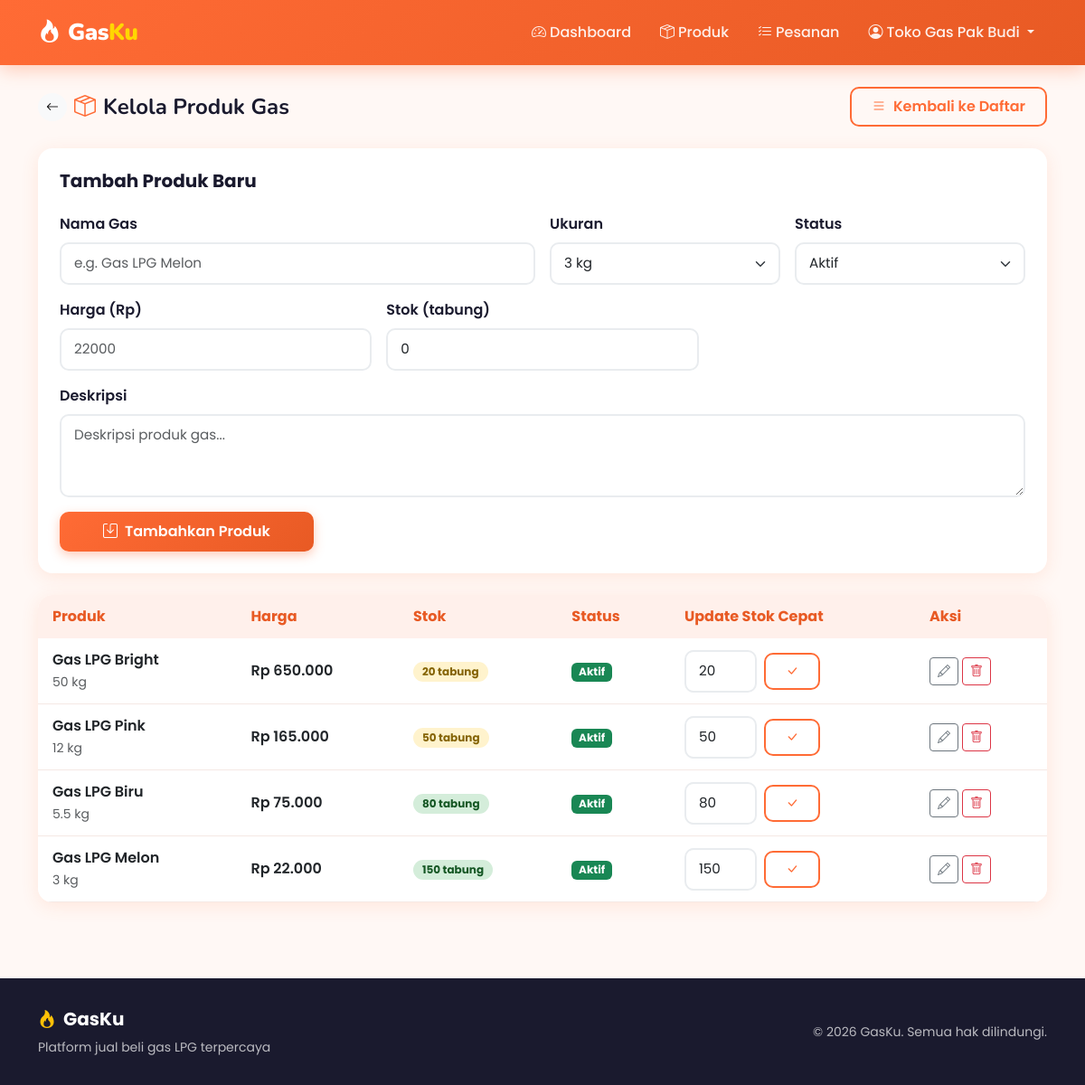
Page /seller/produk.php?action=tambah (signed in) on the committed database.
### tables this page shows
CREATE TABLE produk (
    id INT AUTO_INCREMENT PRIMARY KEY,
    nama_gas VARCHAR(100) NOT NULL,
    ukuran VARCHAR(50) NOT NULL,        
    harga DECIMAL(10,2) NOT NULL,
    stok INT NOT NULL DEFAULT 0,
    deskripsi TEXT,
    gambar VARCHAR(255),
    seller_id INT NOT NULL,
    status ENUM('aktif', 'nonaktif') DEFAULT 'aktif',
    created_at TIMESTAMP DEFAULT CURRENT_TIMESTAMP,
    updated_at TIMESTAMP DEFAULT CURRENT_TIMESTAMP ON UPDATE CURRENT_TIMESTAMP,
    FOREIGN KEY (seller_id) REFERENCES users(id) ON DELETE CASCADE
);

### config/database.php (called while the page is built, shortened)
<?php
function formatRupiah($angka) {
    return 'Rp ' . number_format($angka, 0, ',', '.');
}
?>

### seller/produk.php (the view, shortened to what this page needs)
<?php
require_once '../config/database.php';
$sellerId = $_SESSION['user_id'];
$db = getDB();
$action = $_GET['action'] ?? 'list';
$produkEdit = null;
$produkList = $db->query("SELECT * FROM produk WHERE seller_id=$sellerId ORDER BY status DESC, id DESC")->fetch_all(MYSQLI_ASSOC);
include '../includes/header.php';
?>
<div class="container py-4">
    <div class="d-flex flex-wrap justify-content-between align-items-center gap-3 mb-4">
        <div class="d-flex align-items-center gap-2">
            <a href="dashboard.php" class="btn btn-light btn-sm rounded-circle"><i class="bi bi-arrow-left"></i></a>
            <h4 class="fw-bold mb-0" style="font-family:'Nunito',sans-serif">
                <i class="bi bi-box-seam me-2" style="color:var(--primary)"></i>Kelola Produk Gas
            </h4>
        </div>
        <?php if ($action === 'list'): ?>
            <a href="produk.php?action=tambah" class="btn btn-primary-gashu">
                <i class="bi bi-plus-circle me-2"></i>Tambah Produk
            </a>
        <?php else: ?>
            <a href="produk.php" class="btn btn-outline-gashu">
                <i class="bi bi-list me-2"></i>Kembali ke Daftar
            </a>
        <?php endif; ?>
    </div>
    <?php if ($action === 'tambah' || $action === 'edit'): ?>
        <div class="card-gashu p-4 mb-4">
            <h5 class="fw-bold mb-4"><?= $action === 'tambah' ? 'Tambah Produk Baru' : 'Edit Produk' ?></h5>
            <form method="POST">
                <div class="row g-3">
                    <div class="col-md-6">
                        <label class="form-label fw-semibold">Nama Gas</label>
                        <input type="text" name="nama_gas" class="form-control"
                               placeholder="e.g. Gas LPG Melon"
                               value="<?= htmlspecialchars($produkEdit['nama_gas'] ?? '') ?>" required>
                    </div>
                    <div class="col-md-3">
                        <label class="form-label fw-semibold">Ukuran</label>
                        <select name="ukuran" class="form-select">
                            <?php foreach (['3 kg', '5.5 kg', '12 kg', '50 kg'] as $uk): ?>
                                <option value="<?= $uk ?>" <?= ($produkEdit['ukuran'] ?? '') === $uk ? 'selected' : '' ?>>
                                    <?= $uk ?>
                                </option>
                            <?php endforeach; ?>
                        </select>
                    </div>
                    <div class="col-md-3">
                        <label class="form-label fw-semibold">Status</label>
                        <select name="status" class="form-select">
                            <option value="aktif" <?= ($produkEdit['status'] ?? 'aktif') === 'aktif' ? 'selected' : '' ?>>Aktif</option>
                        </select>
                    </div>
                    <div class="col-md-4">
                        <label class="form-label fw-semibold">Harga (Rp)</label>
                        <input type="number" name="harga" class="form-control"
                               placeholder="22000" min="1000" step="500"
                               value="<?= $produkEdit['harga'] ?? '' ?>" required>
                    </div>
                    <div class="col-md-4">
                        <label class="form-label fw-semibold">Stok (tabung)</label>
                        <input type="number" name="stok" class="form-control"
                               placeholder="0" min="0"
                               value="<?= $produkEdit['stok'] ?? 0 ?>">
                    </div>
                    <div class="col-12">
                        <label class="form-label fw-semibold">Deskripsi</label>
                        <textarea name="deskripsi" class="form-control" rows="3"
                                  placeholder="Deskripsi produk gas..."><?= htmlspecialchars($produkEdit['deskripsi'] ?? '') ?></textarea>
                    </div>
                    <div class="col-12">
                        <button type="submit" class="btn btn-primary-gashu px-5">
                            <i class="bi bi-save me-2"></i><?= $action === 'tambah' ? 'Tambahkan Produk' : 'Simpan Perubahan' ?>
                        </button>
                    </div>
                </div>
            </form>
        </div>
    <?php endif; ?>
    <div class="card-gashu overflow-hidden">
        <div class="table-responsive">
            <table class="table table-gashu mb-0">
                <thead>
                    <tr>
                        <th>Produk</th>
                        <th>Harga</th>
                        <th>Stok</th>
                        <th>Status</th>
                        <th>Update Stok Cepat</th>
                        <th>Aksi</th>
                    </tr>
                </thead>
                <tbody>
                    <?php foreach ($produkList as $pr): ?>
                        <tr>
                            <td>
                                <div class="fw-semibold"><?= htmlspecialchars($pr['nama_gas']) ?></div>
                                <small class="text-muted"><?= htmlspecialchars($pr['ukuran']) ?></small>
                            </td>
                            <td class="fw-semibold"><?= formatRupiah($pr['harga']) ?></td>
                            <td>
                                <span class="badge badge-stock <?= $pr['stok'] > 50 ? 'high' : ($pr['stok'] > 10 ? 'medium' : 'low') ?>">
                                    <?= $pr['stok'] ?> tabung
                                </span>
                            </td>
                            <td>
                                <span class="badge <?= $pr['status'] === 'aktif' ? 'bg-success' : 'bg-secondary' ?>">
                                    <?= ucfirst($pr['status']) ?>
                                </span>
                            </td>
                            <td>
                                <form method="POST" class="d-flex gap-2 align-items-center">
                                    <input type="number" name="stok_baru" class="form-control form-control-sm" style="width:80px"
                                           value="<?= $pr['stok'] ?>" min="0">
                                    <button type="submit" class="btn btn-sm btn-outline-gashu">
                                        <i class="bi bi-check-lg"></i>
                                    </button>
                                </form>
                            </td>
                            <td>
                                <div class="d-flex gap-1">
                                    <a href="produk.php?action=edit&id=<?= $pr['id'] ?>" class="btn btn-sm btn-outline-secondary">
                                        <i class="bi bi-pencil"></i>
                                    </a>
                                    <a href="produk.php?hapus=<?= $pr['id'] ?>"
                                       class="btn btn-sm btn-outline-danger"
                                       onclick="return confirm('Hapus produk ini?')">
                                        <i class="bi bi-trash"></i>
                                    </a>
                                </div>
                            </td>
                        </tr>
                    <?php endforeach; ?>
                </tbody>
            </table>
        </div>
    </div>
</div>
<?php include '../includes/footer.php'; ?>

### includes/header.php (style rules this page uses)
:root { --primary: #FF6B35; --primary-dark: #E85A24; --secondary: #1A1A2E; --accent: #FFD700; --success: #27AE60; --light-bg: #FFF8F5; --card-shadow: 0 4px 20px rgba(255, 107, 53, 0.12); --radius: 16px; }
* { box-sizing: border-box; }
body { font-family: 'Poppins', sans-serif; background-color: var(--light-bg); color: var(--secondary); min-height: 100vh; }
.card-gashu { border: none; border-radius: var(--radius); box-shadow: var(--card-shadow); transition: transform 0.25s, box-shadow 0.25s; overflow: hidden; background: #fff; }
.btn-primary-gashu { background: linear-gradient(135deg, var(--primary) 0%, var(--primary-dark) 100%); border: none; color: #fff; font-weight: 600; border-radius: 10px; padding: 10px 24px; transition: all 0.2s; box-shadow: 0 4px 12px rgba(255, 107, 53, 0.35); }
.btn-outline-gashu { border: 2px solid var(--primary); color: var(--primary); font-weight: 600; border-radius: 10px; padding: 8px 22px; background: transparent; transition: all 0.2s; }
.badge-stock { font-size: 0.75rem; padding: 5px 10px; border-radius: 20px; }
.badge-stock.high { background: #d4edda; color: #155724; }
.badge-stock.medium { background: #fff3cd; color: #856404; }
.form-control, .form-select { border-radius: 10px; border: 2px solid #e9ecef; padding: 10px 14px; font-size: 0.95rem; transition: border-color 0.2s, box-shadow 0.2s; }
.table-gashu th { background: #FFF0EB; color: var(--primary-dark); font-weight: 700; border: none; padding: 12px 16px; }
.table-gashu td { padding: 12px 16px; vertical-align: middle; border-color: #f5e8e4; }

### rows in the picture
produk: nama_gas "Gas LPG Bright", ukuran "50 kg", harga "Rp 650.000", stok "20", status "Aktif", stok_baru "20"
produk: nama_gas "Gas LPG Pink", ukuran "12 kg", harga "Rp 165.000", stok "50", status "Aktif", stok_baru "50"
produk: nama_gas "Gas LPG Biru", ukuran "5.5 kg", harga "Rp 75.000", stok "80", status "Aktif", stok_baru "80"
produk: nama_gas "Gas LPG Melon", ukuran "3 kg", harga "Rp 22.000", stok "150", status "Aktif", stok_baru "150"

### other values in the picture
$_SESSION['nama'] "Toko Gas Pak Budi"
form field ukuran "3 kg"
